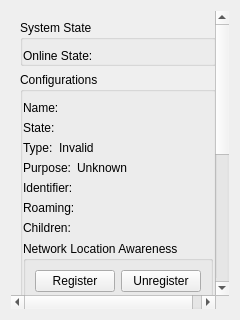
<?xml version="1.0" encoding="UTF-8"?>
<ui version="4.0">
 <class>BearerMonitor</class>
 <widget class="QWidget" name="BearerMonitor">
  <property name="geometry">
   <rect>
    <x>0</x>
    <y>0</y>
    <width>240</width>
    <height>320</height>
   </rect>
  </property>
  <property name="windowTitle">
   <string>Form</string>
  </property>
  <layout class="QVBoxLayout" name="verticalLayout_5">
   <item>
    <widget class="QScrollArea" name="scrollArea">
     <property name="frameShape">
      <enum>QFrame::NoFrame</enum>
     </property>
     <property name="frameShadow">
      <enum>QFrame::Plain</enum>
     </property>
     <property name="widgetResizable">
      <bool>true</bool>
     </property>
     <widget class="QWidget" name="scrollAreaWidgetContents">
      <property name="geometry">
       <rect>
        <x>0</x>
        <y>-274</y>
        <width>206</width>
        <height>576</height>
       </rect>
      </property>
      <layout class="QVBoxLayout" name="verticalLayout_2">
       <item>
        <widget class="QGroupBox" name="systemState">
         <property name="title">
          <string>System State</string>
         </property>
         <property name="flat">
          <bool>true</bool>
         </property>
         <layout class="QVBoxLayout" name="verticalLayout_4">
          <property name="leftMargin">
           <number>0</number>
          </property>
          <property name="rightMargin">
           <number>0</number>
          </property>
          <property name="bottomMargin">
           <number>0</number>
          </property>
          <item>
           <layout class="QHBoxLayout" name="onlineStateLayout">
            <item>
             <widget class="QLabel" name="onlineStateLabel">
              <property name="text">
               <string>Online State:</string>
              </property>
             </widget>
            </item>
            <item>
             <widget class="QLabel" name="onlineState">
              <property name="sizePolicy">
               <sizepolicy hsizetype="MinimumExpanding" vsizetype="Preferred">
                <horstretch>0</horstretch>
                <verstretch>0</verstretch>
               </sizepolicy>
              </property>
              <property name="text">
               <string/>
              </property>
             </widget>
            </item>
           </layout>
          </item>
         </layout>
        </widget>
       </item>
       <item>
        <widget class="QGroupBox" name="groupBox">
         <property name="title">
          <string>Configurations</string>
         </property>
         <property name="flat">
          <bool>true</bool>
         </property>
         <layout class="QHBoxLayout" name="horizontalLayout_9">
          <property name="leftMargin">
           <number>0</number>
          </property>
          <property name="rightMargin">
           <number>0</number>
          </property>
          <property name="bottomMargin">
           <number>0</number>
          </property>
          <item>
           <layout class="QVBoxLayout" name="verticalLayout">
            <item>
             <layout class="QHBoxLayout" name="configurationNameLayout">
              <item>
               <widget class="QLabel" name="configurationNameLabel">
                <property name="text">
                 <string>Name:</string>
                </property>
               </widget>
              </item>
              <item>
               <widget class="QLabel" name="configurationName">
                <property name="sizePolicy">
                 <sizepolicy hsizetype="MinimumExpanding" vsizetype="Preferred">
                  <horstretch>0</horstretch>
                  <verstretch>0</verstretch>
                 </sizepolicy>
                </property>
                <property name="text">
                 <string/>
                </property>
               </widget>
              </item>
             </layout>
            </item>
            <item>
             <layout class="QHBoxLayout" name="configurationStateLayout">
              <item>
               <widget class="QLabel" name="configurationStateLabel">
                <property name="text">
                 <string>State:</string>
                </property>
               </widget>
              </item>
              <item>
               <widget class="QLabel" name="configurationState">
                <property name="sizePolicy">
                 <sizepolicy hsizetype="MinimumExpanding" vsizetype="Preferred">
                  <horstretch>0</horstretch>
                  <verstretch>0</verstretch>
                 </sizepolicy>
                </property>
                <property name="text">
                 <string/>
                </property>
               </widget>
              </item>
             </layout>
            </item>
            <item>
             <layout class="QHBoxLayout" name="configurationTypeLayout">
              <item>
               <widget class="QLabel" name="configurationTypeLabel">
                <property name="text">
                 <string>Type:</string>
                </property>
               </widget>
              </item>
              <item>
               <widget class="QLabel" name="configurationType">
                <property name="sizePolicy">
                 <sizepolicy hsizetype="MinimumExpanding" vsizetype="Preferred">
                  <horstretch>0</horstretch>
                  <verstretch>0</verstretch>
                 </sizepolicy>
                </property>
                <property name="text">
                 <string>Invalid</string>
                </property>
               </widget>
              </item>
             </layout>
            </item>
            <item>
             <layout class="QHBoxLayout" name="configurationPurposeLayout">
              <item>
               <widget class="QLabel" name="configurationPurposeLabel">
                <property name="text">
                 <string>Purpose:</string>
                </property>
               </widget>
              </item>
              <item>
               <widget class="QLabel" name="configurationPurpose">
                <property name="sizePolicy">
                 <sizepolicy hsizetype="MinimumExpanding" vsizetype="Preferred">
                  <horstretch>0</horstretch>
                  <verstretch>0</verstretch>
                 </sizepolicy>
                </property>
                <property name="text">
                 <string>Unknown</string>
                </property>
               </widget>
              </item>
             </layout>
            </item>
            <item>
             <layout class="QHBoxLayout" name="configurationIdentifierLayout">
              <item>
               <widget class="QLabel" name="configurationIdentifierLabel">
                <property name="text">
                 <string>Identifier:</string>
                </property>
               </widget>
              </item>
              <item>
               <widget class="QLabel" name="configurationIdentifier">
                <property name="sizePolicy">
                 <sizepolicy hsizetype="MinimumExpanding" vsizetype="Preferred">
                  <horstretch>0</horstretch>
                  <verstretch>0</verstretch>
                 </sizepolicy>
                </property>
                <property name="text">
                 <string/>
                </property>
               </widget>
              </item>
             </layout>
            </item>
            <item>
             <layout class="QHBoxLayout" name="configurationRoamingLayout">
              <item>
               <widget class="QLabel" name="configurationRoamingLabel">
                <property name="text">
                 <string>Roaming:</string>
                </property>
               </widget>
              </item>
              <item>
               <widget class="QLabel" name="configurationRoaming">
                <property name="sizePolicy">
                 <sizepolicy hsizetype="MinimumExpanding" vsizetype="Preferred">
                  <horstretch>0</horstretch>
                  <verstretch>0</verstretch>
                 </sizepolicy>
                </property>
                <property name="text">
                 <string/>
                </property>
               </widget>
              </item>
             </layout>
            </item>
            <item>
             <layout class="QHBoxLayout" name="configurationChildrenLayout">
              <item>
               <widget class="QLabel" name="configurationChildrenLabel">
                <property name="text">
                 <string>Children:</string>
                </property>
               </widget>
              </item>
              <item>
               <widget class="QLabel" name="configurationChildren">
                <property name="sizePolicy">
                 <sizepolicy hsizetype="MinimumExpanding" vsizetype="Preferred">
                  <horstretch>0</horstretch>
                  <verstretch>0</verstretch>
                 </sizepolicy>
                </property>
                <property name="text">
                 <string/>
                </property>
               </widget>
              </item>
             </layout>
            </item>
            <item>
             <widget class="QGroupBox" name="nlaGroup">
              <property name="title">
               <string>Network Location Awareness</string>
              </property>
              <layout class="QHBoxLayout" name="horizontalLayout">
               <item>
                <widget class="QPushButton" name="registerButton">
                 <property name="text">
                  <string>Register</string>
                 </property>
                </widget>
               </item>
               <item>
                <widget class="QPushButton" name="unregisterButton">
                 <property name="text">
                  <string>Unregister</string>
                 </property>
                </widget>
               </item>
              </layout>
             </widget>
            </item>
            <item>
             <widget class="QPushButton" name="newSessionButton">
              <property name="text">
               <string>New Session</string>
              </property>
             </widget>
            </item>
            <item>
             <widget class="QPushButton" name="deleteSessionButton">
              <property name="text">
               <string>Delete Session</string>
              </property>
             </widget>
            </item>
            <item>
             <widget class="QPushButton" name="scanButton">
              <property name="text">
               <string>Scan</string>
              </property>
             </widget>
            </item>
            <item>
             <widget class="QProgressBar" name="progressBar">
              <property name="maximum">
               <number>0</number>
              </property>
              <property name="value">
               <number>-1</number>
              </property>
              <property name="textVisible">
               <bool>false</bool>
              </property>
              <property name="invertedAppearance">
               <bool>false</bool>
              </property>
              <property name="format">
               <string>%p%</string>
              </property>
             </widget>
            </item>
            <item>
             <spacer name="verticalSpacer">
              <property name="orientation">
               <enum>Qt::Vertical</enum>
              </property>
              <property name="sizeHint" stdset="0">
               <size>
                <width>20</width>
                <height>40</height>
               </size>
              </property>
             </spacer>
            </item>
            <item>
             <widget class="QTreeWidget" name="treeWidget">
              <property name="sizePolicy">
               <sizepolicy hsizetype="Expanding" vsizetype="Expanding">
                <horstretch>0</horstretch>
                <verstretch>0</verstretch>
               </sizepolicy>
              </property>
              <property name="verticalScrollBarPolicy">
               <enum>Qt::ScrollBarAlwaysOff</enum>
              </property>
              <attribute name="headerVisible">
               <bool>false</bool>
              </attribute>
              <column>
               <property name="text">
                <string>1</string>
               </property>
              </column>
             </widget>
            </item>
           </layout>
          </item>
         </layout>
        </widget>
       </item>
       <item>
        <widget class="QGroupBox" name="sessionGroup">
         <property name="title">
          <string>Sessions</string>
         </property>
         <property name="flat">
          <bool>true</bool>
         </property>
         <layout class="QVBoxLayout" name="verticalLayout_3">
          <property name="leftMargin">
           <number>0</number>
          </property>
          <property name="rightMargin">
           <number>0</number>
          </property>
          <property name="bottomMargin">
           <number>0</number>
          </property>
          <item>
           <widget class="QTabWidget" name="tabWidget">
            <property name="sizePolicy">
             <sizepolicy hsizetype="Expanding" vsizetype="Preferred">
              <horstretch>0</horstretch>
              <verstretch>0</verstretch>
             </sizepolicy>
            </property>
            <property name="currentIndex">
             <number>0</number>
            </property>
            <widget class="QWidget" name="tab">
             <attribute name="title">
              <string>Session 1</string>
             </attribute>
            </widget>
           </widget>
          </item>
         </layout>
        </widget>
       </item>
      </layout>
     </widget>
    </widget>
   </item>
  </layout>
 </widget>
 <resources/>
 <connections/>
</ui>
